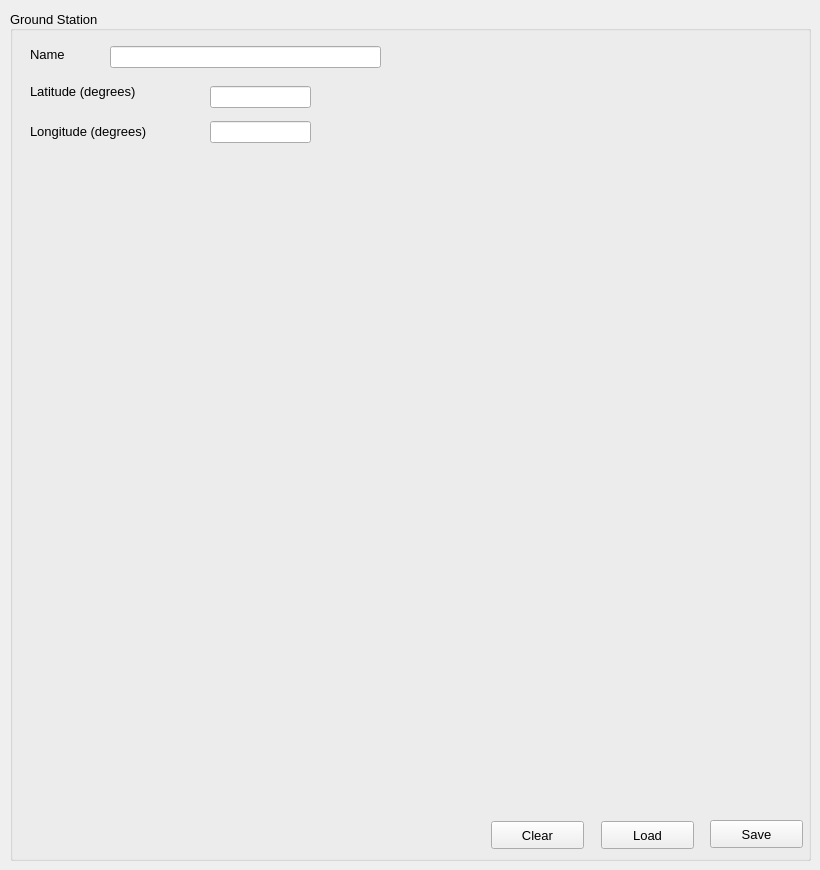
        <widget class="QWidget" name="ground_station_page_4">
         <widget class="QGroupBox" name="groupBox_25">
          <property name="geometry">
           <rect>
            <x>10</x>
            <y>10</y>
            <width>801</width>
            <height>851</height>
           </rect>
          </property>
          <property name="font">
           <font>
            <pointsize>10</pointsize>
           </font>
          </property>
          <property name="autoFillBackground">
           <bool>false</bool>
          </property>
          <property name="title">
           <string>Ground Station</string>
          </property>
          <property name="alignment">
           <set>Qt::AlignJustify|Qt::AlignVCenter</set>
          </property>
          <widget class="QLabel" name="label_197">
           <property name="geometry">
            <rect>
             <x>20</x>
             <y>36</y>
             <width>55</width>
             <height>16</height>
            </rect>
           </property>
           <property name="text">
            <string>Name</string>
           </property>
          </widget>
          <widget class="QLabel" name="label_198">
           <property name="geometry">
            <rect>
             <x>20</x>
             <y>66</y>
             <width>151</width>
             <height>31</height>
            </rect>
           </property>
           <property name="text">
            <string>Latitude (degrees)</string>
           </property>
          </widget>
          <widget class="QLabel" name="label_199">
           <property name="geometry">
            <rect>
             <x>20</x>
             <y>111</y>
             <width>161</width>
             <height>21</height>
            </rect>
           </property>
           <property name="text">
            <string>Longitude (degrees)</string>
           </property>
          </widget>
          <widget class="QLineEdit" name="name_ground_station_grstat_4">
           <property name="geometry">
            <rect>
             <x>100</x>
             <y>36</y>
             <width>271</width>
             <height>22</height>
            </rect>
           </property>
          </widget>
          <widget class="QLineEdit" name="long_ground_station_grstat_4">
           <property name="geometry">
            <rect>
             <x>200</x>
             <y>111</y>
             <width>101</width>
             <height>22</height>
            </rect>
           </property>
          </widget>
          <widget class="QLineEdit" name="lat_ground_station_grstat_4">
           <property name="geometry">
            <rect>
             <x>200</x>
             <y>76</y>
             <width>101</width>
             <height>22</height>
            </rect>
           </property>
          </widget>
          <widget class="QPushButton" name="save_ground_station_gdstation_4">
           <property name="geometry">
            <rect>
             <x>700</x>
             <y>810</y>
             <width>93</width>
             <height>28</height>
            </rect>
           </property>
           <property name="font">
            <font>
             <pointsize>10</pointsize>
             <weight>50</weight>
             <bold>false</bold>
            </font>
           </property>
           <property name="text">
            <string>Save</string>
           </property>
          </widget>
          <widget class="QPushButton" name="load_ground_station_gdstation_4">
           <property name="geometry">
            <rect>
             <x>591</x>
             <y>811</y>
             <width>93</width>
             <height>28</height>
            </rect>
           </property>
           <property name="font">
            <font>
             <pointsize>10</pointsize>
             <weight>50</weight>
             <bold>false</bold>
            </font>
           </property>
           <property name="text">
            <string>Load</string>
           </property>
          </widget>
          <widget class="QPushButton" name="clear_ground_station_gdstation_4">
           <property name="geometry">
            <rect>
             <x>481</x>
             <y>811</y>
             <width>93</width>
             <height>28</height>
            </rect>
           </property>
           <property name="font">
            <font>
             <pointsize>10</pointsize>
             <weight>50</weight>
             <bold>false</bold>
            </font>
           </property>
           <property name="text">
            <string>Clear</string>
           </property>
          </widget>
         </widget>
        </widget>
